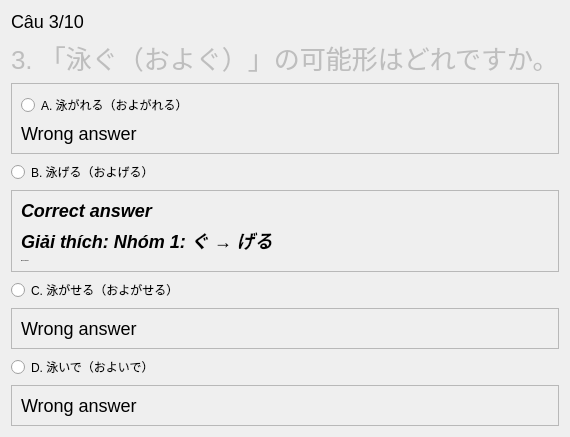
               <widget class="QWidget" name="page">
                <layout class="QVBoxLayout" name="verticalLayout_10">
                 <item>
                  <widget class="QLabel" name="label_13">
                   <property name="styleSheet">
                    <string notr="true">font-size: 18px;</string>
                   </property>
                   <property name="text">
                    <string>Câu 3/10</string>
                   </property>
                  </widget>
                 </item>
                 <item>
                  <widget class="QLabel" name="label_14">
                   <property name="enabled">
                    <bool>false</bool>
                   </property>
                   <property name="font">
                    <font>
                     <family>Segoe UI</family>
                     <pointsize>-1</pointsize>
                    </font>
                   </property>
                   <property name="styleSheet">
                    <string notr="true">font-size: 26px;</string>
                   </property>
                   <property name="text">
                    <string>3. 「泳ぐ（およぐ）」の可能形はどれですか。</string>
                   </property>
                  </widget>
                 </item>
                 <item>
                  <widget class="QFrame" name="frame_9">
                   <property name="frameShape">
                    <enum>QFrame::StyledPanel</enum>
                   </property>
                   <property name="frameShadow">
                    <enum>QFrame::Raised</enum>
                   </property>
                   <layout class="QVBoxLayout" name="verticalLayout_11">
                    <item>
                     <widget class="QRadioButton" name="radioButton">
                      <property name="text">
                       <string>A. 泳がれる（およがれる）</string>
                      </property>
                     </widget>
                    </item>
                    <item>
                     <widget class="QLabel" name="label_18">
                      <property name="styleSheet">
                       <string notr="true">font-size: 18px;</string>
                      </property>
                      <property name="text">
                       <string>Wrong answer</string>
                      </property>
                     </widget>
                    </item>
                   </layout>
                  </widget>
                 </item>
                 <item>
                  <widget class="QRadioButton" name="radioButton_2">
                   <property name="text">
                    <string>B. 泳げる（およげる）</string>
                   </property>
                  </widget>
                 </item>
                 <item>
                  <widget class="QFrame" name="frame_10">
                   <property name="font">
                    <font>
                     <family>Segoe UI</family>
                     <pointsize>-1</pointsize>
                     <weight>75</weight>
                     <italic>true</italic>
                     <bold>true</bold>
                    </font>
                   </property>
                   <property name="frameShape">
                    <enum>QFrame::StyledPanel</enum>
                   </property>
                   <property name="frameShadow">
                    <enum>QFrame::Raised</enum>
                   </property>
                   <layout class="QVBoxLayout" name="verticalLayout_12">
                    <item>
                     <widget class="QLabel" name="label_15">
                      <property name="font">
                       <font>
                        <family>Segoe UI</family>
                        <pointsize>-1</pointsize>
                       </font>
                      </property>
                      <property name="styleSheet">
                       <string notr="true">font-size: 18px;</string>
                      </property>
                      <property name="text">
                       <string>Correct answer</string>
                      </property>
                     </widget>
                    </item>
                    <item>
                     <widget class="QLabel" name="label_16">
                      <property name="font">
                       <font>
                        <family>Segoe UI</family>
                        <pointsize>-1</pointsize>
                       </font>
                      </property>
                      <property name="styleSheet">
                       <string notr="true">font-size: 18px;</string>
                      </property>
                      <property name="text">
                       <string>Giải thích: Nhóm 1: ぐ → げる</string>
                      </property>
                     </widget>
                    </item>
                    <item>
                     <widget class="QLabel" name="label_76">
                      <property name="text">
                       <string>Dịch: có thể bơi</string>
                      </property>
                     </widget>
                    </item>
                   </layout>
                  </widget>
                 </item>
                 <item>
                  <widget class="QRadioButton" name="radioButton_3">
                   <property name="text">
                    <string>C. 泳がせる（およがせる）</string>
                   </property>
                  </widget>
                 </item>
                 <item>
                  <widget class="QFrame" name="frame_11">
                   <property name="frameShape">
                    <enum>QFrame::StyledPanel</enum>
                   </property>
                   <property name="frameShadow">
                    <enum>QFrame::Raised</enum>
                   </property>
                   <layout class="QVBoxLayout" name="verticalLayout_13">
                    <item>
                     <widget class="QLabel" name="label_19">
                      <property name="font">
                       <font>
                        <family>Segoe UI</family>
                        <pointsize>-1</pointsize>
                       </font>
                      </property>
                      <property name="styleSheet">
                       <string notr="true">font-size: 18px;</string>
                      </property>
                      <property name="text">
                       <string>Wrong answer</string>
                      </property>
                     </widget>
                    </item>
                   </layout>
                  </widget>
                 </item>
                 <item>
                  <widget class="QRadioButton" name="radioButton_4">
                   <property name="text">
                    <string>D. 泳いで（およいで）</string>
                   </property>
                  </widget>
                 </item>
                 <item>
                  <widget class="QFrame" name="frame_12">
                   <property name="frameShape">
                    <enum>QFrame::StyledPanel</enum>
                   </property>
                   <property name="frameShadow">
                    <enum>QFrame::Raised</enum>
                   </property>
                   <layout class="QVBoxLayout" name="verticalLayout_14">
                    <item>
                     <widget class="QLabel" name="label_20">
                      <property name="styleSheet">
                       <string notr="true">font-size: 18px;</string>
                      </property>
                      <property name="text">
                       <string>Wrong answer</string>
                      </property>
                     </widget>
                    </item>
                   </layout>
                  </widget>
                 </item>
                </layout>
               </widget>
